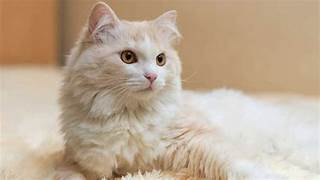
#> input picture PraktikumP2/kucing.jpg, 320 x 180 px
$ python GraysScaleHistogram.py
#> lines starting #> are read from the running program, lines starting #| are printed output that depends on the picture
import cv2
import matplotlib.pyplot as plt


image_color = cv2.imread('kucing.jpg')
#> image_color is the input picture: shape (180, 320, 3); mean B, G, R 149, 170.7, 190.7
image_color = cv2.resize(image_color, (300, 300))
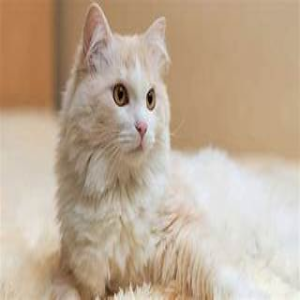
#> image_color: shape (300, 300, 3); mean B, G, R 148.9, 170.6, 190.6

# Konversi ke grayscale
image_gray = cv2.cvtColor(image_color, cv2.COLOR_BGR2GRAY)
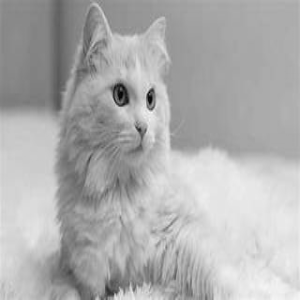
#> image_gray: shape (300, 300); min 4, max 246, mean 174.1

# Membuat histogram gambar berwarna
colors = ('b', 'g', 'r')
plt.figure(figsize=(10, 5))
plt.subplot(1, 2, 1)
for i, color in enumerate(colors):
    histogram = cv2.calcHist([image_color], [i], None, [256], [0, 256])
    plt.plot(histogram, color=color)
plt.title('Histogram Gambar Berwarna')
plt.xlabel('Intensitas')
plt.ylabel('Jumlah Piksel')

# Membuat histogram gambar grayscale
plt.subplot(1, 2, 2)
histogram_gray = cv2.calcHist([image_gray], [0], None, [256], [0, 256])
#> histogram_gray = 256 values, max 2510 at index 171, min 0 at index 0, mean 351.6
plt.plot(histogram_gray, color='black')
plt.title('Histogram Gambar Grayscale')
plt.xlabel('Intensitas')
plt.ylabel('Jumlah Piksel')

plt.tight_layout()
plt.show()
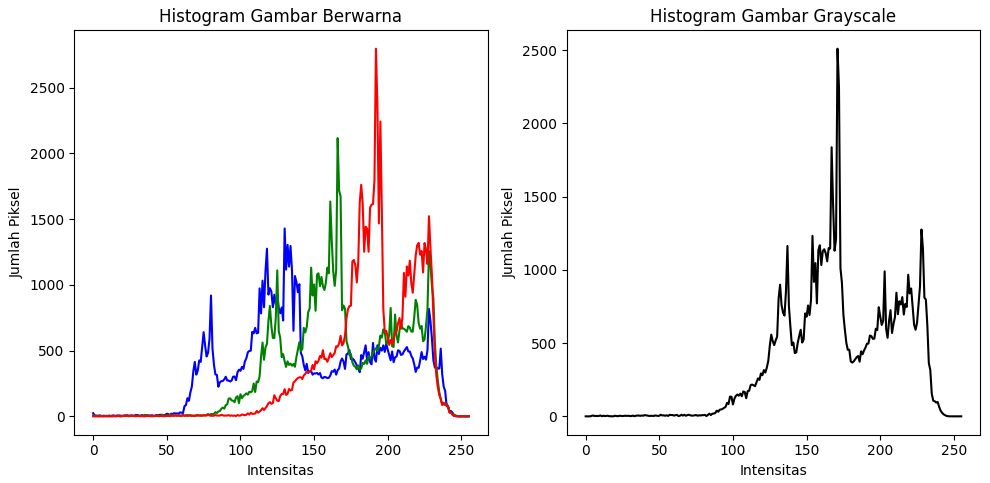
#> figure drawn by matplotlib, 2 panels; panel 1: curve peaks at x = 130, y = 1429; panel 1: curve peaks at x = 166, y = 2116; panel 1: curve peaks at x = 192, y = 2796; panel 2: curve peaks at x = 171, y = 2510
